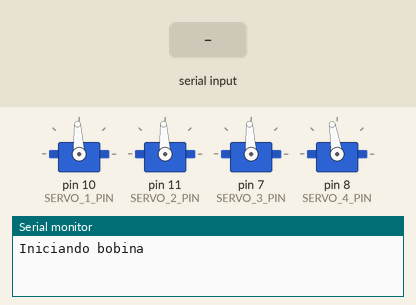
A sketch run on a simulated Arduino Leonardo, built with avr-gcc and run on an emulated ATmega32U4. On the bench: 4 × servo, the last lines printed to the serial monitor. The test bench sets the inputs (shaded band).

Above: at 1.2 s.
1.3 s: "t" received over Serial
At 3.3 s:
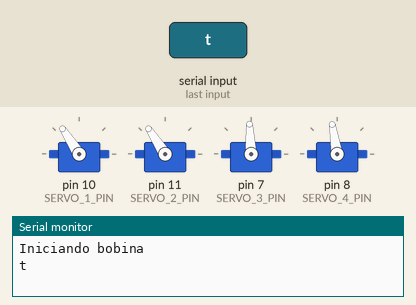
3.6 s: "f" received over Serial
At 4.2 s:
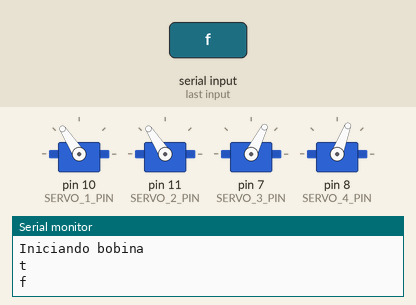
5.9 s: "t" received over Serial
At 7.0 s:
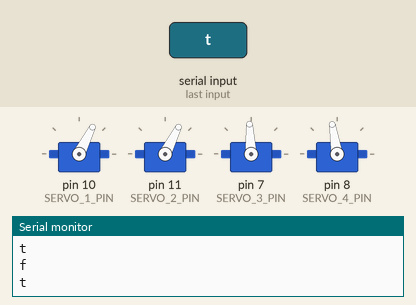
8.2 s: "f" received over Serial
At 8.8 s:
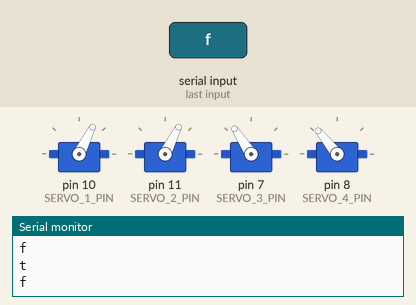
Timing chart, 0 to 11.2 s (numbered marks = the images above; inputs shaded):
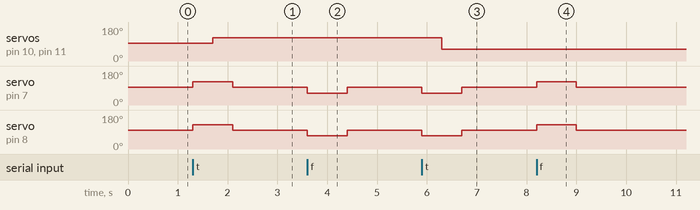

Measured:
- after the input at 1.3 s, servo on pin 10 (SERVO_1_PIN), servo on pin 11 (SERVO_2_PIN): 93° → 123° after 0.40 s; servo on pin 7 (SERVO_3_PIN): 93° → 123° at once, → 93° 0.80 s later; servo on pin 8 (SERVO_4_PIN): 99° → 129° at once, → 99° 0.80 s later
- after the input at 3.6 s, servo on pin 7 (SERVO_3_PIN): 93° → 63° at once, → 93° 0.80 s later; servo on pin 8 (SERVO_4_PIN): 99° → 69° at once, → 99° 0.80 s later
- after the input at 5.9 s, servo on pin 10 (SERVO_1_PIN), servo on pin 11 (SERVO_2_PIN): 123° → 63° after 0.40 s; servo on pin 7 (SERVO_3_PIN): 93° → 63° at once, → 93° 0.80 s later; servo on pin 8 (SERVO_4_PIN): 99° → 69° at once, → 99° 0.80 s later
- after the input at 8.2 s, servo on pin 7 (SERVO_3_PIN): 93° → 123° at once, → 93° 0.80 s later; servo on pin 8 (SERVO_4_PIN): 99° → 129° at once, → 99° 0.80 s later

The sketch:

bobina.ino
```cpp
#if (ARDUINO >= 100)
# include "Arduino.h"
#else
# include "WProgram.h"

#endif

#include "Robot.h"
#include "Command.h"

#define BLINK_PIN 3
//#define DATA_RATE 38400

//vai virar atributo
#define SERVO_1_PIN  10
#define SERVO_2_PIN  11
#define SERVO_3_PIN  7
#define SERVO_4_PIN  8

Robot bobina;
#define DATA_RATE 9600

void setup() {
  Serial.begin(DATA_RATE);
  bobina.setup(SERVO_1_PIN,SERVO_2_PIN,SERVO_3_PIN,SERVO_4_PIN);
  Serial.println("Iniciando bobina");


}

void loop()
{

  bobina.makeMeHappy();

}
```

Command.cpp
```cpp
#if (ARDUINO >= 100)
# include "Arduino.h"
#else
# include "WProgram.h"
#endif


#include "Command.h"


int Command::proccess()
{
	if (Serial.available()){
	    char op = Serial.read();
	    Serial.println(op);
	    switch ( op )
	    {
	    case 't':
	    	return MOVE_BACK;

	    case 'f':
	    	return MOVE_ON;

	    case 'd':
	        return MOVE_RIGHT;

	    case 'e':
	        return MOVE_LEFT;

	    case 'x':
	    	return TEST_MOTORS;

	    }
	}
    return NO_COMMAND;

}


bool Command::setMode(int mode)
{
	Command::automatic = mode;
	return true;
}
```

Command.h
```cpp
#ifndef COMMAND_H
#define COMMAND_H

/*
 *  Builtin Commands
 */

#define NO_COMMAND  	0
#define MOVE_ON			1
#define MOVE_BACK		2
#define MOVE_RIGHT		3
#define MOVE_LEFT		4
#define TEST_MOTORS		5

/*
*  Commands mode
*/

#define AUTOMATIC_MODE	99
#define MANUAL_MODEq	88


/**
 * Sends commands to the Robot. It can be
 * automatic or manual
 */
class Command{
public:
	/*
	 * Reciece Serial data and return
	 * the corresponding command
	 */
	int proccess();


	/*
	*
	*/
	bool setMode(int mode);

private:
	bool automatic;

};

#endif
```

Robot.cpp
```cpp
#include "Robot.h"

#include "Servo.h"


Robot::Robot()
{


}

void Robot::setup(int servo1_pin,int servo2_pin,int servo3_pin,int servo4_pin)
{
  Robot::servo1.attach(servo1_pin);
  Robot::servo2.attach(servo2_pin);
  Robot::servo3.attach(servo3_pin);
  Robot::servo4.attach(servo4_pin);

  Robot::servo1.write(SERVO_1_INITIAL_POSITION);
  Robot::servo2.write(SERVO_2_INITIAL_POSITION);
  Robot::servo3.write(SERVO_3_INITIAL_POSITION);
  Robot::servo4.write(SERVO_4_INITIAL_POSITION);
}


void Robot::makeMeHappy()
{

    switch ( command.proccess() )
    {
      case MOVE_ON:
       move_on();
       break;
     case MOVE_BACK:
        move_back();
        break;
      case MOVE_RIGHT:
        move_right();
        break;
      case MOVE_LEFT:
        move_left();
        break;
    }
}

void Robot::move_on_left()
{

  servo3.write(   SERVO_3_INITIAL_POSITION + LEG_MOVE_DEGREES );
  servo4.write(   SERVO_4_INITIAL_POSITION + LEG_MOVE_DEGREES );
  delay(400);
  servo2.write(   SERVO_2_INITIAL_POSITION - LEG_MOVE_DEGREES );
  servo1.write(   SERVO_1_INITIAL_POSITION - LEG_MOVE_DEGREES );
  delay(400);
  servo4.write(   SERVO_4_INITIAL_POSITION);
  servo3.write(   SERVO_3_INITIAL_POSITION);

}


void Robot::move_on_right()
{

   servo3.write(   SERVO_3_INITIAL_POSITION - LEG_MOVE_DEGREES );
   servo4.write(   SERVO_4_INITIAL_POSITION - LEG_MOVE_DEGREES );
   delay(400);
   servo1.write(   SERVO_1_INITIAL_POSITION + LEG_MOVE_DEGREES );
   servo2.write(   SERVO_2_INITIAL_POSITION + LEG_MOVE_DEGREES );
   delay(400);
   servo4.write(   SERVO_4_INITIAL_POSITION);
   servo3.write(   SERVO_3_INITIAL_POSITION);


}

void Robot::move_back_left()
{

   servo3.write(   SERVO_3_INITIAL_POSITION + LEG_MOVE_DEGREES );
   servo4.write(   SERVO_4_INITIAL_POSITION + LEG_MOVE_DEGREES );
   delay(400);
   servo2.write(   SERVO_2_INITIAL_POSITION + LEG_MOVE_DEGREES );
   servo1.write(   SERVO_1_INITIAL_POSITION + LEG_MOVE_DEGREES );
   delay(400);
   servo4.write(   SERVO_4_INITIAL_POSITION);
   servo3.write(   SERVO_3_INITIAL_POSITION);

}
void Robot::move_back_right()
{

  servo3.write(   SERVO_3_INITIAL_POSITION - LEG_MOVE_DEGREES );
   servo4.write(   SERVO_4_INITIAL_POSITION - LEG_MOVE_DEGREES );
   delay(400);
   servo1.write(   SERVO_1_INITIAL_POSITION - LEG_MOVE_DEGREES );
   servo2.write(   SERVO_2_INITIAL_POSITION - LEG_MOVE_DEGREES );
   delay(400);
   servo4.write(   SERVO_4_INITIAL_POSITION);
   servo3.write(   SERVO_3_INITIAL_POSITION);

}

void Robot::ajeita_direita()
{

   servo3.write(   SERVO_3_INITIAL_POSITION - LEG_MOVE_DEGREES );
   servo4.write(   SERVO_4_INITIAL_POSITION - LEG_MOVE_DEGREES );
   delay(400);
   servo1.write(   SERVO_3_INITIAL_POSITION);
   servo2.write(   SERVO_4_INITIAL_POSITION);
   delay(400);

   servo4.write(   SERVO_4_INITIAL_POSITION);
   servo3.write(   SERVO_3_INITIAL_POSITION);


}
bool Robot::move_motor(int motor_id,int servo_degrees)
{
  //validate degrees
  if ( servo_degrees < 0 || servo_degrees > 180)
    return false;

    if ( motor_id == SERVO_1){
      servo1.write(servo_degrees);
      return true;
    }
    else if ( motor_id == SERVO_2){
      servo2.write(servo_degrees);
      return true;
    }
    else if ( motor_id == SERVO_3){
      servo3.write(servo_degrees);
      return true;
    }
    else if ( motor_id == SERVO_4){
      servo4.write(servo_degrees);
      return true;
    }
    return false;

}
void Robot::move_on()
{

  static int dir = 0;
  if ( dir == 0)
  {
     move_on_right();
     dir = 1;
  }else{
    move_on_left();
    dir = 0;
  }
  delay(tempo_espera);


}
void Robot::move_back()
{

  static int dir = 0;
  if ( dir == 0)
  {
    move_back_left();
    dir = 1;
  }else{
    move_back_right();
    dir = 0;
  }
  delay(tempo_espera);

}
void Robot::move_right()
{

  delay(tempo_espera);

}
void Robot::move_left()
{


  delay(tempo_espera);

}

/**
* start a test in the motors
* to know if the right motors are selected
* and if it's moving right
*/
void Robot::testMotors()
{
  Serial.println("girando perna esquerda");
  move_motor(SERVO_1,SERVO_1_INITIAL_POSITION);
  delay(1000);
  move_motor(SERVO_1,SERVO_1_INITIAL_POSITION+LEG_MOVE_DEGREES);
  delay(1000);
  move_motor(SERVO_1,SERVO_1_INITIAL_POSITION-LEG_MOVE_DEGREES);
  delay(1000);
  move_motor(SERVO_1,SERVO_1_INITIAL_POSITION);
  delay(1000);

  Serial.println("girando perna direita");
  move_motor(SERVO_2,SERVO_2_INITIAL_POSITION);
  delay(1000);
  move_motor(SERVO_2,SERVO_2_INITIAL_POSITION+LEG_MOVE_DEGREES);
  delay(1000);
  move_motor(SERVO_2,SERVO_2_INITIAL_POSITION-LEG_MOVE_DEGREES);
  delay(1000);
  move_motor(SERVO_2,SERVO_2_INITIAL_POSITION);
  delay(1000);

  Serial.println("inclinando perna esquerda");
  move_motor(SERVO_3,SERVO_2_INITIAL_POSITION);
  delay(1000);
  move_motor(SERVO_3,SERVO_2_INITIAL_POSITION+LEG_MOVE_DEGREES);
  delay(1000);
  move_motor(SERVO_3,SERVO_2_INITIAL_POSITION-LEG_MOVE_DEGREES);
  delay(1000);
  move_motor(SERVO_3,SERVO_2_INITIAL_POSITION);
  delay(1000);

  Serial.println("inclinando perna direita");
  move_motor(SERVO_4,SERVO_2_INITIAL_POSITION);
  delay(1000);
  move_motor(SERVO_4,SERVO_2_INITIAL_POSITION+LEG_MOVE_DEGREES);
  delay(1000);
  move_motor(SERVO_4,SERVO_2_INITIAL_POSITION-LEG_MOVE_DEGREES);
  delay(1000);
  move_motor(SERVO_4,SERVO_2_INITIAL_POSITION);
  delay(1000);

}
```

Robot.h
```cpp
#ifndef ROBOT_H
#define ROBOT_H
#if defined(ARDUINO) && ARDUINO >= 100
      #include "Arduino.h"
    #else
      #include "WProgram.h"
    #endif

#include "Servo.h"
#include "Command.h"
/*
 * id's that identifies the
 * motors of the rotot
 */
#define SERVO_1     11
#define SERVO_2     12
#define SERVO_3     13
#define SERVO_4     14

/*
 * initial servo positions
 */
#define SERVO_1_INITIAL_POSITION 93
#define SERVO_2_INITIAL_POSITION 93
#define SERVO_3_INITIAL_POSITION 93
#define SERVO_4_INITIAL_POSITION 99//tava 99


#define LEG_MOVE_DEGREES 30


class Robot{
 public:
    Robot();
    /*
     * Initialize the robot
     */
    void setup(int servo1_pin,int servo2_pin,int servo3_pin,int servo4_pin);
    /*
     *  Manually move one motor
     *  use the motors id's defined
     *  in this file
     */

    bool move_motor(int motor_id,int servo_degrees);

    /*
    *   Make you happy
    */
    void makeMeHappy();


    void move_on();
    void move_back();
    void move_left();
    void move_right();

    void testMotors();
private:
    int tempo_espera = 100;

    Servo servo1;
    Servo servo2;
    Servo servo3;
    Servo servo4;

    void move_on_left();
    void move_on_right();
    void move_back_left();
    void move_back_right();
    void ajeita_direita();

    Command command;

};

#endif
```
